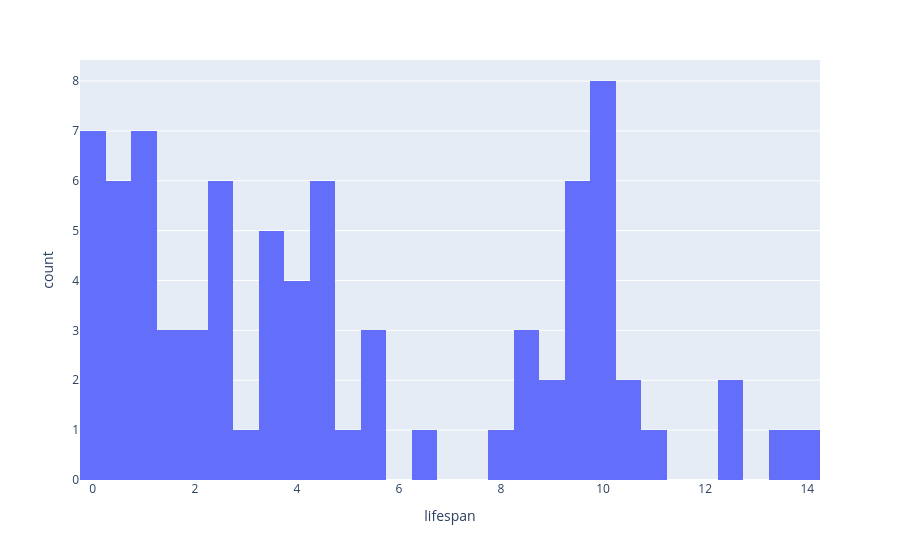

Notebook cell for this chart:
### Code cell
# RUN THIS A FEW TIMES FOR DIFFERENT CUTOFF VALUES
cutoff = 0.9
x = site_metadata[site_metadata.data_count >= cutoff]
fig = px.histogram(x, x="lifespan", nbins=40)
fig.show()

### Figure 1 — Plotly figure (JSON) as saved in the notebook; plotly's stock layout.template omitted (floating-point values rounded to 4 significant figures)
{"data": [{"bingroup": "x", "hovertemplate": "lifespan=%{x}<br>count=%{y}<extra></extra>", "legendgroup": "", "marker": {"color": "#636efa", "pattern": {"shape": ""}}, "name": "", "nbinsx": 40, "orientation": "v", "showlegend": false, "type": "histogram", "x": [0.5587, 2.587, 2.338, 2.083, 1.127, 0.9853, 0.9961, 0.1473, 13.78, 13.58, 12.55, 2.74, 5.445, 4.419, 4.54, 9.394, 8.472, 8.461, 2.763, 3.641, 2.382, 2.385, 9.492, 4.446, 4.199, 10.61, 11.15, 3.641, 4.572, 1.166, 0.6597, 1.954, 10.52, 10.19, 3.597, 5.336, 10.1, 2.674, 9.976, 9.946, 9.897, 9.259, 9.781, 1.029, 9.787, 9.653, 9.653, 9.653, 1.363, 9.018, 8.762, 5.281, 6.366, 4.657, 0.1395, 7.885, 0.02187, 3.454, 4.022, 3.771, 9.889, 1.366, 1.366, 3.406, 4.881, 12.4, 4.692, 3.94, 2.174, 0.9114, 0.4955, 0.5122, 0.4442, 0.9609, 8.342, 0.005618, 0.2087, 0.03225, 0.0, 0.6057], "xaxis": "x", "yaxis": "y"}], "layout": {"barmode": "relative", "legend": {"tracegroupgap": 0}, "margin": {"t": 60}, "xaxis": {"anchor": "y", "domain": [0, 1], "title": {"text": "lifespan"}}, "yaxis": {"anchor": "x", "domain": [0, 1], "title": {"text": "count"}}}}
